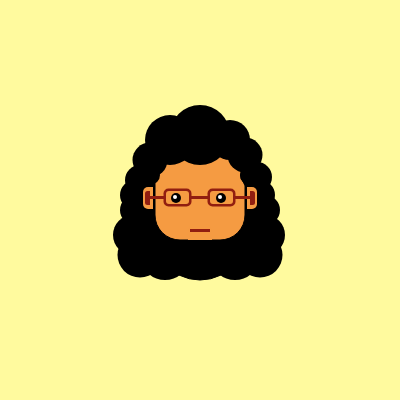
Frame 1 (no input)
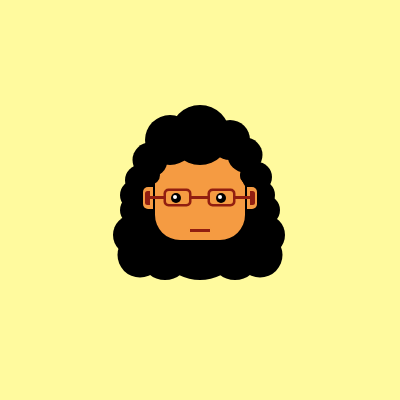
Frame 60 (no input)
Frame 120 (the mouse pressed at the canvas centre since frame 60): identical to frame 60, image omitted

The p5.js sketch that drew these frames (run headless with seeded random() and noise() and a simulated clock; from frame 60 on, the mouse is pressed at the canvas centre):

// p5.js sketch
// ── sketch.js
function setup() {
  createCanvas(400, 400);
}

function draw() {
  background(255, 250, 158);
  fill(0,0,0);
  ellipse(200,215,110,130);
  fill(0,0,0);
  rect(153,150,94,92, 0,0,30,30);
  fill(245, 155, 66);
  rect(155,150,90,90, 0,0,25,25);
  
  fill(0,0,0);
  noStroke();
  
  //hair
  ellipse(150,175,20,20);
  ellipse(150,160,35,35);
  ellipse(170,140,50,50);
  ellipse(200,135,60,60);
  ellipse(140,180,30,30);
  ellipse(135,195,30,30);
  ellipse(135,210,30,30);
  ellipse(133,235,40,40);
  ellipse(140,255,45,45);
  ellipse(165,260,45,40);
  
  ellipse(230,140,40,40);
  ellipse(245,155,35,35);
  ellipse(250,175,20,20);
  ellipse(250,175,20,20);
  ellipse(257,177,30,30);
  ellipse(260,195,30,30);
  ellipse(265,210,30,30);
  ellipse(265,235,40,40);
  ellipse(260,255,45,45);
  ellipse(235,260,45,40);

   //ear
   fill(245, 155, 66);
  noStroke();
  rect(143,187,10,22,5,0,0,5);
  rect(247,187,10,22,0,5,5,0);
  fill(145, 30, 16);
  rect(145,191,5,14,5,0,0,5);
  rect(250,191,5,14,0,5,5,0);
  

  //glass rim
  rect(163.5,188.5,28,18, 5,5,5,5);
  rect(207.5,188.5,28,18, 5,5,5,5);
  rect(230,196,20,3);
  rect(180,196,30,3);
  rect(150,196,20,3);
  
  
  //skin over
  fill(245, 155, 66);
  rect(188,224,24,16, 10,10,0,0);
  rect(166,191,23,13, 3,3,3,3);
  rect(210,191,23,13, 3,3,3,3);
  
  //eyeball
  fill(0,0,0);
  ellipse(176,198, 10,10);
  ellipse(221,198, 10,10);
  
  //eye highlight
  fill(255,255,255);
  ellipse(175,197, 4,4);
  ellipse(220,197, 4,4);
  
  //mouth
  fill(145, 30, 16);
  rect(190,229,20,3);
  
}
